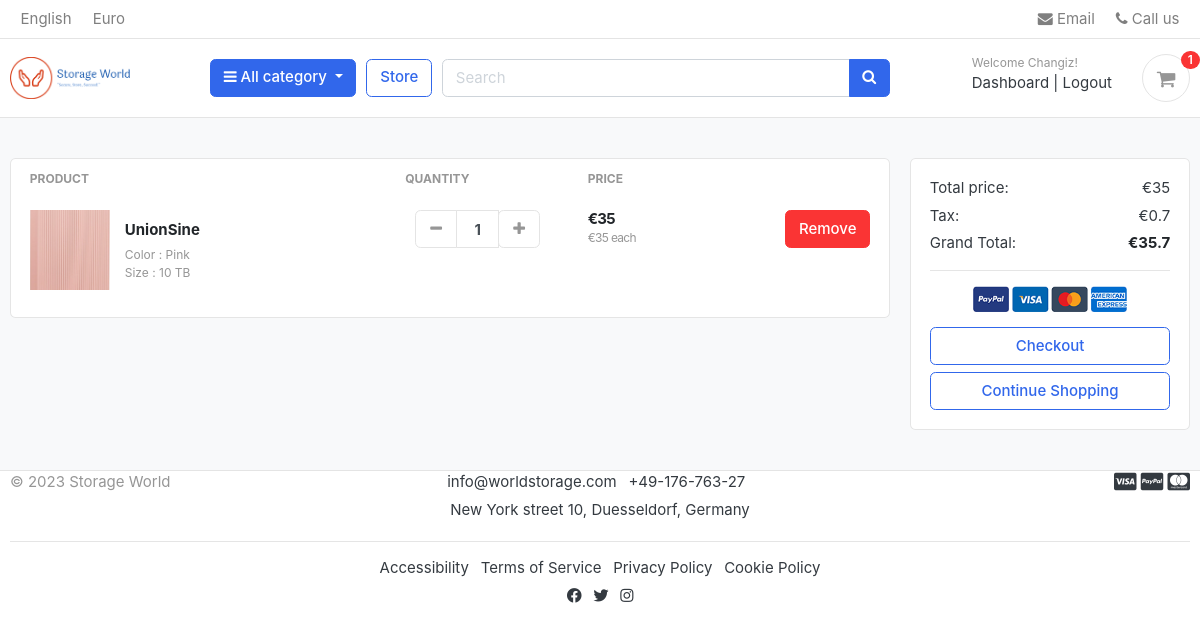
/cart/ (signed in), run on the app's committed database.
### accounts/models.py (models this page shows, shortened)
class Account(AbstractBaseUser):
    first_name      = models.CharField(max_length=50)
    last_name       = models.CharField(max_length=50)
    username        = models.CharField(max_length=50, unique=True)
    email           = models.EmailField(max_length=100, unique=True)
    phone_number    = models.CharField(max_length=50)
    date_joined     = models.DateTimeField(auto_now_add=True)
    last_login      = models.DateTimeField(auto_now_add=True)
    is_admin        = models.BooleanField(default=False)
    is_staff        = models.BooleanField(default=False)
    is_active       = models.BooleanField(default=False)
    is_superadmin   = models.BooleanField(default=False)
    USERNAME_FIELD = 'email'
    REQUIRED_FIELDS = ['username', 'first_name', 'last_name']
    objects = MyAccountManager()

### carts/models.py (models this page shows, shortened)
class CartItem(models.Model):
    user        = models.ForeignKey(Account, on_delete=models.CASCADE, null=True)
    product     = models.ForeignKey(Product, on_delete=models.CASCADE)
    variations  = models.ManyToManyField(Variation, blank=True)
    cart        = models.ForeignKey(Cart, on_delete=models.CASCADE, null=True)
    quantity    = models.IntegerField()
    is_active   = models.BooleanField(default=True)
    class Meta:
        db_table = 'CartItem'
    def sub_total(self):
        return self.product.price * self.quantity

### store/models.py (models this page shows, shortened)
class Product(models.Model):
    product_name        = models.CharField(max_length=200, unique=True)
    slug                = models.SlugField(max_length=200, unique=True)
    storage_capacity    = models.CharField(max_length=200, unique=True)
    hard_disk_interface = models.TextField(max_length=200, unique=True)
    brand               = models.CharField(max_length=200, unique=True)
    special_feature     = models.CharField(max_length=200, unique=True)
    product_description = models.TextField(max_length=500, blank=True)
    compatible_devices  = models.TextField(max_length=200, blank=True)
    installation_type   = models.TextField(max_length=200, blank=True)
    color               = models.CharField(max_length=200, unique=True)
    price               = models.IntegerField()
    images              = models.ImageField(upload_to='photos/products')
    stock               = models.IntegerField()
    is_available        = models.BooleanField(default=True)
    category            = models.ForeignKey(Category, on_delete=models.CASCADE)
    created_date        = models.DateTimeField(auto_now_add=True)
    modified_date       = models.DateTimeField(auto_now=True)
    def get_url(self):
        return reverse('product_detail', args=[self.category.slug, self.slug])

class Variation(models.Model):
    product             = models.ForeignKey(Product, on_delete=models.CASCADE)
    variation_category  = models.CharField(max_length=100, choices=variation_category_choice)
    variation_value     = models.CharField(max_length=100)
    is_active           = models.BooleanField(default=True)
    created_date        = models.DateTimeField(auto_now=True)
    objects = VariationManager()

### carts/views.py (the view)
# urls.py: path('', views.cart, name='cart'),
def cart(request, total=0, quantity=0, cart_items=None):
    try:
        tax = 0
        grand_total = 0
        if request.user.is_authenticated:
            cart_items = CartItem.objects.filter(user=request.user, is_active=True)
        else:
            cart = Cart.objects.get(cart_id=_cart_id(request))
            cart_items = CartItem.objects.filter(cart=cart, is_active=True)
        for cart_item in cart_items:
            total += (cart_item.product.price * cart_item.quantity)
            quantity += cart_item.quantity
        tax = (2 * total)/100
        grand_total = total + tax
    except ObjectDoesNotExist:
        pass #just ignore
    context = {
        'total': total,
        'quantity': quantity,
        'cart_items': cart_items,
        'tax'       : tax,
        'grand_total': grand_total,
    }
    return render(request, 'store/cart.html', context)

### carts/context_processors.py (called while the page is built)
def counter(request):
    cart_count = 0
    if 'admin' in request.path:
        return {}
    else:
        try:
            cart = Cart.objects.filter(cart_id=_cart_id(request))
            if request.user.is_authenticated:
                cart_items = CartItem.objects.all().filter(user=request.user)
            else:
                cart_items = CartItem.objects.all().filter(cart=cart[:1])
            for cart_item in cart_items:
                cart_count += cart_item.quantity
        except Cart.DoesNotExist:
            cart_count = 0
    return dict(cart_count=cart_count)

### carts/views.py (called while the page is built)
def _cart_id(request):
    cart = request.session.session_key
    if not cart:
        cart = request.session.create()
    return cart

### category/context_processors.py (called while the page is built)
def menu_links(request):
    links = Category.objects.all()
    return dict(links=links)

### category/models.py (called while the page is built)
    def get_url(self):
        return reverse('products_by_category', args=[self.slug])

### templates/store/cart.html (shortened to what this page needs)
{% extends 'base.html' %}
{% load static %}
{% block content %}
<section class="section-content padding-y bg">
<div class="container">
{% if not cart_items %}
<h2 class="text-center" >Your shopping cart is empty</h2>
<br>
<div class="text-center">
    <a href="{% url 'store' %}" class="btn btn-primary">Continue Shopping</a>
</div>
{% else %}
<div class="row">
    <aside class="col-lg-9">
<div class="card">
<table class="table table-borderless table-shopping-cart">
<thead class="text-muted">
<tr class="small text-uppercase">
    <th scope="col">Product</th>
    <th scope="col" width="120">Quantity</th>
    <th scope="col" width="120">Price</th>
    <th scope="col" class="text-right" width="200"> </th>
</tr>
</thead>
<tbody>
{% for cart_item in cart_items %}
<tr>
    <td>
        <figure class="itemside align-items-center">
            <div class="aside"><img src="{{ cart_item.product.images.url }}" class="img-sm"></div>
            <figcaption class="info">
                <a href="{{ cart_item.product.get_url }}" class="title text-dark"><b>{{cart_item.product.product_name}}</b></a>
                <p class="text-muted small">
                    {% if cart_item.variations.all %}
                        {% for item in cart_item.variations.all %}
                            {{ item.variation_category | capfirst }} : {{ item.variation_value | capfirst }}<br>
                        {% endfor %}
                    {% endif %}
                </p>
            </figcaption>
        </figure>
    </td>
    <td>
        <div class="col">
            <div class="input-group input-spinner">
                <div class="input-group-prepend">
                <a href ="{% url 'remove_cart' cart_item.product.id cart_item.id %}" class="btn btn-light" type="button" id="button-plus"> <i class="fa fa-minus"></i> </a>
                </div>
                <input type="text" class="form-control"  value="{{ cart_item.quantity }}">
                <div class="input-group-append">
                <form action="{% url 'add_cart' cart_item.product.id %}" method="POST">
                    <button class="btn btn-light" type="submit" id="button-minus"> <i class="fa fa-plus"></i> </button>
                </form>
                </div>
            </div>
        </div>
    </td>
    <td>
        <div class="price-wrap">
            <var class="price">€{{ cart_item.sub_total }}</var>
            <small class="text-muted"> €{{cart_item.product.price}} each </small>
        </div>
    </td>
    <td class="text-right">
    <a href="{% url 'remove_cart_item' cart_item.product.id  cart_item.id%}" onclick="return confirm('Are you sure you want to delete this item?')" class="btn btn-danger"> Remove</a>
    </td>
</tr>
{% endfor %}
</tbody>
</table>
</div>
    </aside>
    <aside class="col-lg-3">
        <div class="card">
        <div class="card-body">
            <dl class="dlist-align">
                <dt>Total price:</dt>
                <dd class="text-right">€{{total}}</dd>
            </dl>
            <dl class="dlist-align">
                <dt>Tax:</dt>
                <dd class="text-right"> €{{tax}}</dd>
            </dl>
            <dl class="dlist-align">
                <dt>Grand Total:</dt>
                <dd class="text-right text-dark b"><strong>€{{grand_total}}</strong></dd>
            </dl>
            <hr>
            <p class="text-center mb-3">
                <img src="{% static './images/misc/payments.png' %}" height="26">
            </p>
            <a href="{% url 'checkout' %}" class="btn btn-outline-primary btn-block"> Checkout </a>
            <a href="{% url 'store' %}" class="btn btn-outline-primary btn-block">Continue Shopping</a>
        </div>
        </div>
</aside>
</div>
{% endif %}
</div>
</section>
{% endblock %}

### templates/includes/navbar.html (shortened to what this page needs)
{% load static %}
<header class="section-header">
<nav class="navbar p-md-0 navbar-expand-sm navbar-light border-bottom">
<div class="container">
  <div class="collapse navbar-collapse" id="navbarTop4">
    <ul class="navbar-nav mr-auto">
    	<li class="nav-item dropdown">
		 	<a href="#" class="nav-link">   English </a>
		</li>
		<li class="nav-item dropdown">
			<a href="#" class="nav-link"> Euro </a>
		</li>
    </ul>
    <ul class="navbar-nav">
		<li><a href="#" class="nav-link"> <i class="fa fa-envelope"></i> Email </a></li>
		<li><a href="#" class="nav-link"> <i class="fa fa-phone"></i> Call us </a></li>
	</ul>
  </div>
</div>
</nav>
<section class="header-main border-bottom">
	<div class="container">
<div class="row align-items-center">
	<div class="col-lg-2 col-md-3 col-6">
		<a href="{% url 'home' %}" class="brand-wrap">
			<img class="logo" src="{% static './images/logo/logo.png' %}">
		</a>
	</div>
	<div class="col-lg col-sm col-md col-6 flex-grow-0">
		<div class="category-wrap dropdown d-inline-block float-right">
			<button type="button" class="btn btn-primary dropdown-toggle" data-toggle="dropdown">
				<i class="fa fa-bars"></i> All category
			</button>
		</div>
	</div>
	<a href="{% url 'store' %}" class="btn btn-outline-primary">Store</a>
	<div class="col-lg  col-md-6 col-sm-12 col">
		<form action="{% url 'search' %}" class="search" method='GET'>
			<div class="input-group w-100">
			    <input type="text" class="form-control" style="width:60%;" placeholder="Search" name="keyword">
			    <div class="input-group-append">
			      <button class="btn btn-primary" type="submit">
			        <i class="fa fa-search"></i>
			      </button>
			    </div>
		    </div>
		</form>
	</div>
	<div class="col-lg-3 col-sm-6 col-8 order-2 order-lg-3">
				<div class="d-flex justify-content-end mb-3 mb-lg-0">
					{% if user.id is None %}
					<div class="widget-header">
						<small class="title text-muted">Welcome guest!</small>
						<div>
							<a href="{% url 'login' %}">Sign in</a> <span class="dark-transp"> | </span>
							<a href="{% url 'register' %}"> Register</a>
						</div>
					</div>
					{% else %}
					<div class="widget-header">
						<small class="title text-muted">Welcome {{user.first_name | capfirst}}!</small>
						<div>
							<a href="{% url 'dashboard' %}">Dashboard</a> <span class="dark-transp"> | </span>
							<a href="{% url 'logout' %}"> Logout</a>
						</div>
					</div>
					{% endif %}
					<a href="{% url 'cart' %}" class="widget-header pl-3 ml-3">
						<div class="icon icon-sm rounded-circle border"><i class="fa fa-shopping-cart"></i></div>
						<span class="badge badge-pill badge-danger notify">{{cart_count}}</span>
					</a>
				</div>
			</div>
</div>
	</div>
</section>
</header>

### static/css/ui.css (style rules this page uses)
html { font-family: "Inter", sans-serif; font-size: 15px; }
.price-wrap { letter-spacing: -0.7px; }
.icon-xs, .icon-sm, .icon-md, .icon-lg { display: inline-block; text-align: center; flex-shrink: 0; flex-grow: 0; }
.icon-sm { width: 48px; height: 48px; line-height: 48px !important; font-size: 20px; }
.img-xs, .img-sm, .img-md, .img-lg { -o-object-fit: cover; object-fit: cover; flex-shrink: 0; flex-grow: 0; }
.img-sm { width: 80px; height: 80px; }
.padding-y { padding-top: 40px; padding-bottom: 40px; }
var { font-style: normal; }
figure { margin-bottom: 0; }
.bg { background-color: #f8f9fa; }
.b { font-weight: 600; }
p:last-child { margin-bottom: 0; }
.header-main { position: relative; padding-top: 1rem; padding-bottom: 1rem; }
.brand-wrap .logo, .navbar-brand .logo { margin-right: 7px; max-height: 42px; display: inline-block; }
.widget-header { display: inline-block; vertical-align: middle; position: relative; }
.widget-header a { color: #343a40; }
.widget-header i { color: #969696; }
.widget-header .title { display: block; }
.widget-header .notify { position: absolute; top: -3px; right: -10px; }
.btn-light { background-color: #fff; border-color: #e4e4e4; }
.btn-light i { color: #969696; }
.itemside { position: relative; display: flex; width: 100%; }
.itemside .aside { position: relative; flex-shrink: 0; }
.itemside .info { padding-left: 15px; padding-right: 7px; }
.itemside p { margin-bottom: 0; }
.itemside .title { display: block; margin-bottom: 5px; color: #212529; }
[class*=dlist-] { margin-bottom: 5px; }
[class*=dlist-] dd { margin-bottom: 0; }
.dlist-align { display: flex; }
.dlist-align dt { width: 150px; word-wrap: break-word; font-weight: normal; }
.dlist-align dd { flex-grow: 1; }
.notify { position: absolute; top: -4px; right: -10px; display: inline-block; padding: 0.25em 0.6em; font-size: 12px; line-height: 1; text-align: center; border-radius: 3rem; color: #fff; background-color: #fa3434; }
.price { font-weight: 600; color: #212529; }
.input-spinner { width: 125px; flex-wrap: nowrap; display: inline-flex; vertical-align: middle; }
.input-spinner input.form-control { text-align: center; max-width: 46px; font-weight: bold; flex-basis: 46px; border-color: #e4e4e4; flex-grow: 0; }
.input-spinner .btn { width: 42px; text-align: center; padding-left: 0.5rem; padding-right: 0.5rem; }
.table-shopping-cart.table td, .table-shopping-cart.table th { padding-left: 1.25rem; padding-right: 1.25rem; }
.table-shopping-cart .price-wrap { line-height: 1.2; }
.table-shopping-cart .price { font-weight: bold; margin-right: 5px; display: block; }

### data on the page
Account: first_name "Changiz"
CartItem: product.images (picture), product.product_name "UnionSine", quantity "1", sub_total "35", product.price "35"
Variation: variation_category "Color", variation_value "Pink"
Variation: variation_category "Size", variation_value "10 TB"

### other printed values
{{ cart_count }} "1"
{{ total }} "35"
{{ tax }} "0.7"
{{ grand_total }} "35.7"
